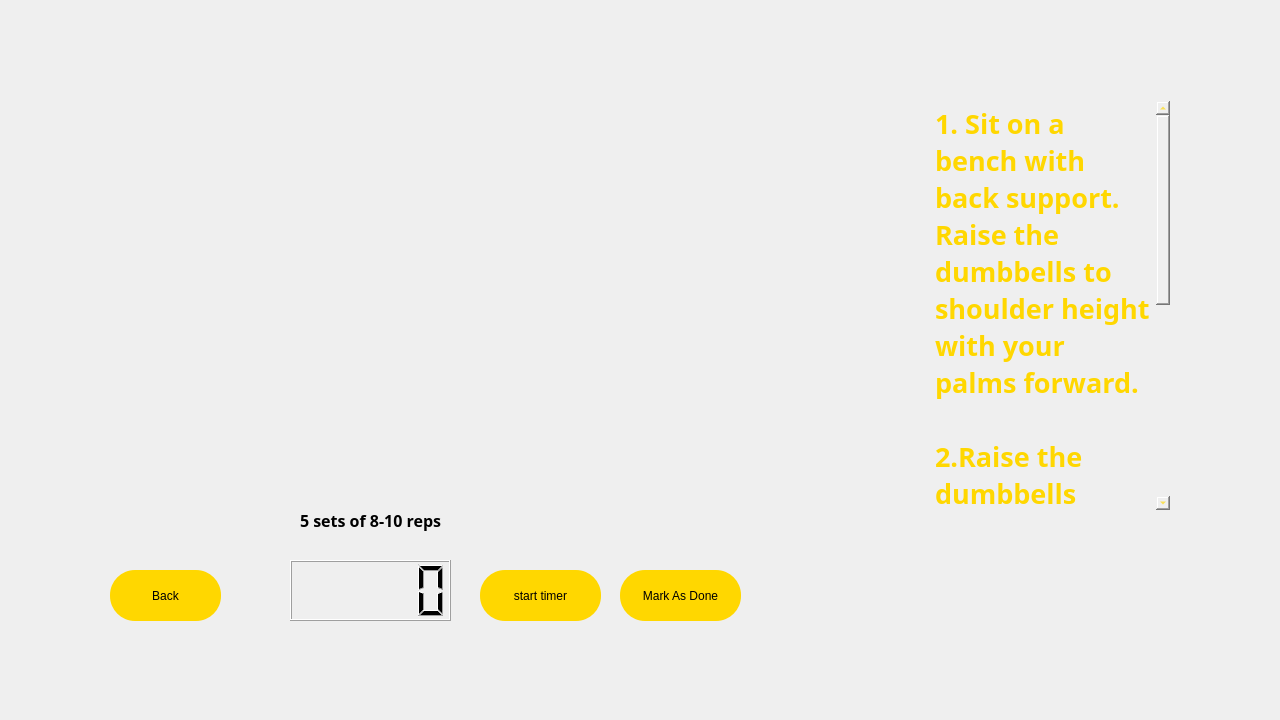
<?xml version="1.0" encoding="UTF-8"?>
<ui version="4.0">
 <class>shoulderexpert</class>
 <widget class="QDialog" name="shoulderexpert">
  <property name="geometry">
   <rect>
    <x>0</x>
    <y>0</y>
    <width>1280</width>
    <height>720</height>
   </rect>
  </property>
  <property name="windowTitle">
   <string>Dialog</string>
  </property>
  <property name="styleSheet">
   <string notr="true">#shoulderexpert{
border-image: url(:/images/abstract-textured-backgound.jpg);
}</string>
  </property>
  <widget class="QLCDNumber" name="lcdNumber">
   <property name="geometry">
    <rect>
     <x>290</x>
     <y>560</y>
     <width>161</width>
     <height>61</height>
    </rect>
   </property>
  </widget>
  <widget class="QPushButton" name="backbutton">
   <property name="geometry">
    <rect>
     <x>110</x>
     <y>570</y>
     <width>111</width>
     <height>51</height>
    </rect>
   </property>
   <property name="styleSheet">
    <string notr="true">QPushButton#backbutton {
    
	background-color: rgb(255, 215, 0);
	color: rgb(0, 0, 0);
 border-radius :25px solid black;
	}

	QPushButton#backbutton:hover{
    background-color: rgb(0, 142, 213);
	}

QPushButton#backbutton:pressed{
    background-color: rgb(0, 26, 141);
	}</string>
   </property>
   <property name="text">
    <string>Back</string>
   </property>
  </widget>
  <widget class="QPushButton" name="satrtimerb">
   <property name="geometry">
    <rect>
     <x>480</x>
     <y>570</y>
     <width>121</width>
     <height>51</height>
    </rect>
   </property>
   <property name="styleSheet">
    <string notr="true">QPushButton#satrtimerb {
    
	background-color: rgb(255, 215, 0);
	color: rgb(0, 0, 0);
 border-radius :25px solid black;
	}

	QPushButton#satrtimerb:hover{
    background-color: rgb(0, 142, 213);
	}

QPushButton#satrtimerb:pressed{
    background-color: rgb(0, 26, 141);
	}</string>
   </property>
   <property name="text">
    <string>start timer</string>
   </property>
  </widget>
  <widget class="QPushButton" name="madb">
   <property name="geometry">
    <rect>
     <x>620</x>
     <y>570</y>
     <width>121</width>
     <height>51</height>
    </rect>
   </property>
   <property name="styleSheet">
    <string notr="true">QPushButton#madb {
    
	background-color: rgb(255, 215, 0);
	color: rgb(0, 0, 0);
 border-radius :25px solid black;
	}

	QPushButton#madb:hover{
    background-color: rgb(0, 142, 213);
	}

QPushButton#madb:pressed{
    background-color: rgb(0, 26, 141);
	}</string>
   </property>
   <property name="text">
    <string>Mark As Done</string>
   </property>
  </widget>
  <widget class="QWidget" name="widget" native="true">
   <property name="geometry">
    <rect>
     <x>290</x>
     <y>490</y>
     <width>161</width>
     <height>61</height>
    </rect>
   </property>
   <property name="styleSheet">
    <string notr="true">
	border-image: url(:/images/abstract-textured-backgound.jpg);
</string>
   </property>
   <widget class="QLabel" name="label">
    <property name="geometry">
     <rect>
      <x>10</x>
      <y>10</y>
      <width>141</width>
      <height>41</height>
     </rect>
    </property>
    <property name="font">
     <font>
      <family>Bahnschrift SemiBold</family>
      <pointsize>12</pointsize>
      <bold>true</bold>
     </font>
    </property>
    <property name="text">
     <string>5 sets of 8-10 reps</string>
    </property>
   </widget>
  </widget>
  <widget class="QWidget" name="disc" native="true">
   <property name="geometry">
    <rect>
     <x>890</x>
     <y>40</y>
     <width>321</width>
     <height>521</height>
    </rect>
   </property>
   <property name="styleSheet">
    <string notr="true">#disc{
	border-image: url(:/images/Untitled_design.png);
}</string>
   </property>
   <widget class="QPlainTextEdit" name="plainTextEdit">
    <property name="geometry">
     <rect>
      <x>40</x>
      <y>60</y>
      <width>241</width>
      <height>411</height>
     </rect>
    </property>
    <property name="font">
     <font>
      <family>Bahnschrift SemiBold Condensed</family>
      <pointsize>20</pointsize>
      <bold>true</bold>
     </font>
    </property>
    <property name="styleSheet">
     <string notr="true">background-color:transparent;
color:rgb(255,215,0);</string>
    </property>
    <property name="readOnly">
     <bool>true</bool>
    </property>
    <property name="plainText">
     <string>1. Sit on a bench with back support. Raise the dumbbells to shoulder height with your palms forward.

2.Raise the dumbbells upwards and pause at the contracted position.

3. Lower the weights back to starting position.</string>
    </property>
   </widget>
  </widget>
 </widget>
 <resources/>
 <connections/>
</ui>
